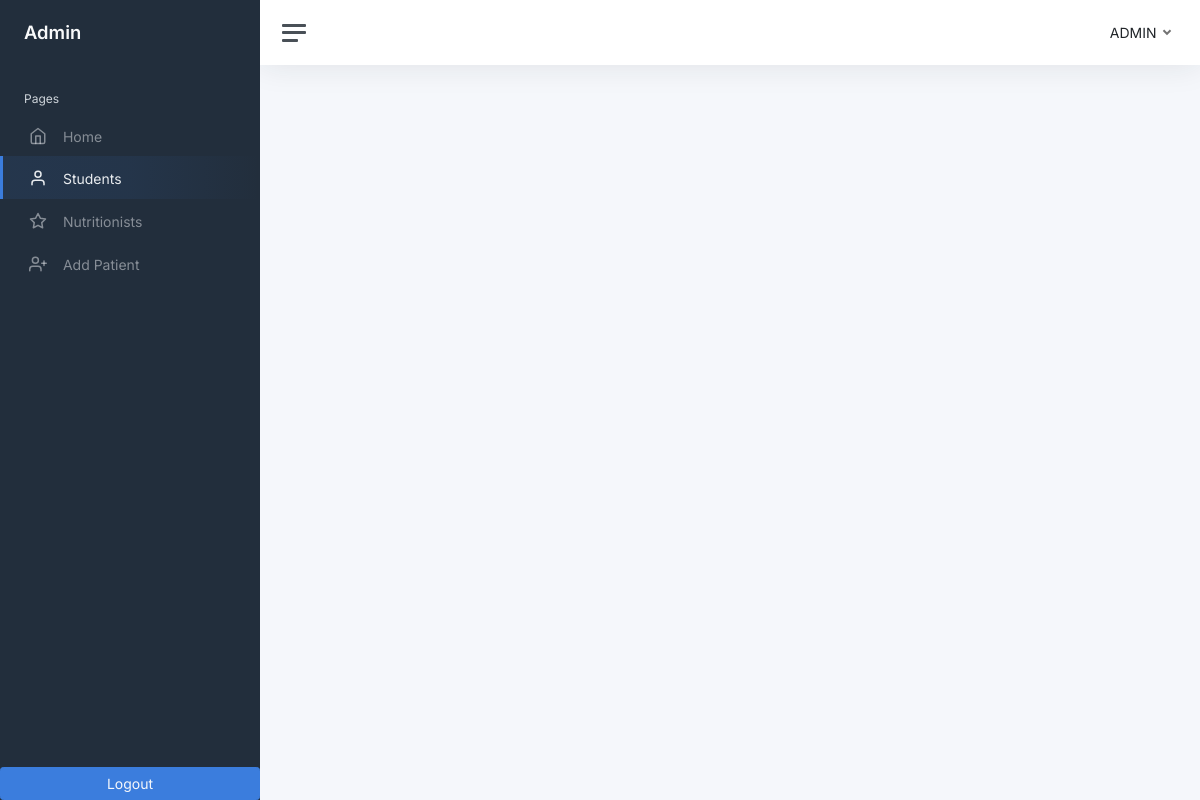
The app's page /edit-guardian-details.php?student_id=129837 (signed in), older data.
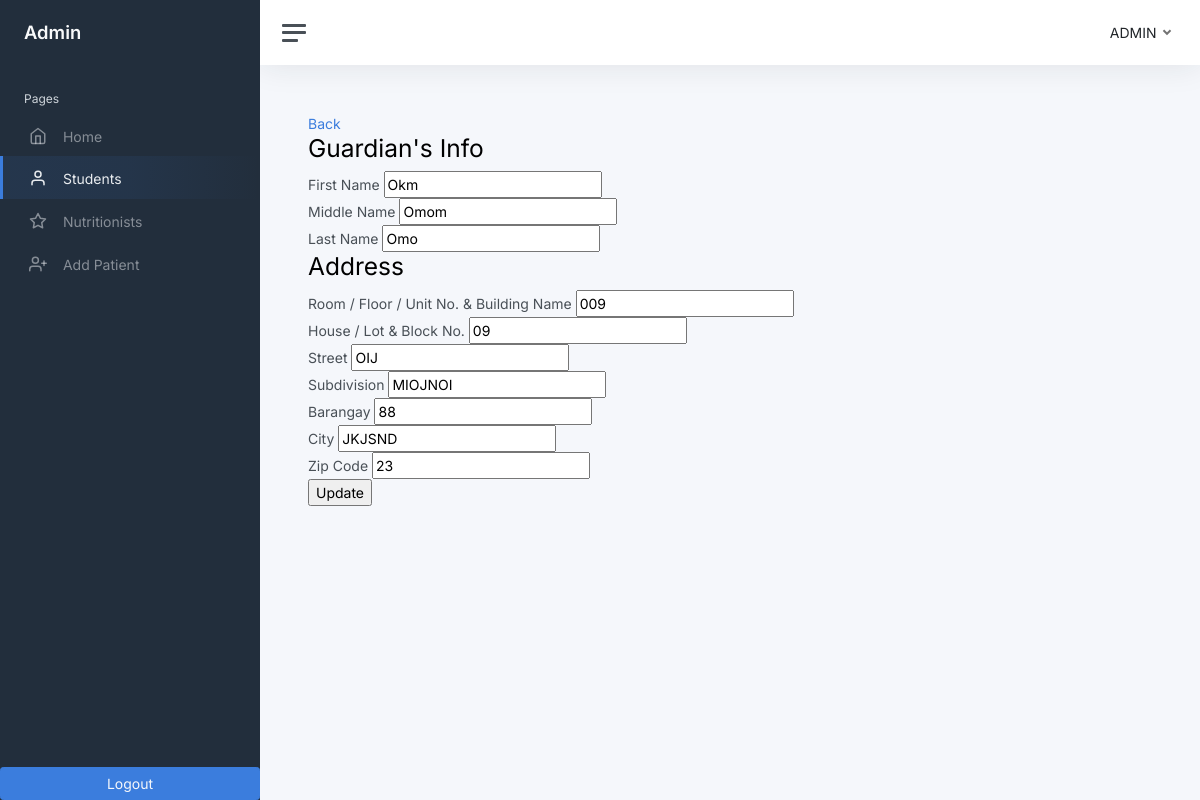
The same page, newer data.
### tables this page shows
CREATE TABLE `users` (
  `id` int(11) NOT NULL,
  `user_id` varchar(250) NOT NULL,
  `email` varchar(50) NOT NULL,
  `password` varchar(50) NOT NULL,
  `first_name` varchar(50) NOT NULL,
  `middle_name` varchar(50) NOT NULL,
  `last_name` varchar(50) NOT NULL,
  `contact_number` varchar(50) NOT NULL,
  `room` varchar(50) NOT NULL,
  `house` varchar(50) NOT NULL,
  `street` varchar(50) NOT NULL,
  `subdivision` varchar(50) NOT NULL,
  `barangay` varchar(50) NOT NULL,
  `city` varchar(50) NOT NULL,
  `zip` varchar(50) NOT NULL,
  `address` varchar(255) NOT NULL,
  `gender` varchar(11) NOT NULL,
  `user_type` int(11) NOT NULL,
  `image` blob NOT NULL,
  `student_id` varchar(255) NOT NULL,
  `date_time_created` datetime NOT NULL,
  `date_time_updated` datetime NOT NULL
);

### edit-guardian-details.php (the view, shortened to what the changed rows need)
<?php
include('connection.php');
?>
<!DOCTYPE html>
<html lang="en">
<head>
    <link href="admin-template/css/app.css" rel="stylesheet">
	<link rel="./stylesheet" href="./styles/bootstrap/css/bootstrap.css">
</head>
<body>
    <div class="wrapper">
		<div class="main">
			<main class="content">
				<div class="container-fluid p-0">
                <?php
                    if(isset($_GET['student_id'])){
                        ?>
                        <?php
                        $student_id = $_GET['student_id'];
                        $query = "SELECT students.student_id AS student_student_id, students.first_name AS student_first_name, students.last_name AS student_last_name ,students.middle_name AS student_middle_name, students.date_of_birth AS student_date_of_birth, students.gender AS student_gender ,students.room AS student_room,students.house AS student_house,students.street AS student_street,students.subdivision AS student_subdivison,students.barangay AS student_barangay,students.city AS student_city,students.zip AS student_zip,students.grade AS student_grade,students.section AS student_section,students.date_time_created AS student_date_time_created,users.first_name AS user_first_name , users.middle_name AS user_middle_name , users.last_name AS user_last_name, users.room AS user_room, users.house AS user_house , users.street AS user_street, users.subdivision AS user_subdivision, users.barangay AS user_barangay, users.city AS user_city , users.zip AS user_zip , users.image AS user_image , users.student_id AS user_student_id , users.date_time_created AS user_date_time_created, users.user_id AS user_user_id FROM students LEFT JOIN users
                        ON students.student_id = users.student_id WHERE students.student_id = '$student_id'";
                        $run = mysqli_query($conn,$query);
                        if(mysqli_num_rows($run) > 0){
                            foreach($run as $row ){
                                ?>
                                     <a href="edit-student.php?student_id=<?php echo $row ['student_student_id']?>">Back</a>
                                    <form action="edit-guardian-details.php" method="POST">
                                    <h2>Guardian's Info</h2>
                                    <label for="">First Name</label>
                                    <input type="text" name="first_name" value="<?php echo $row ['user_first_name']?>">
                                    <br>
                                    <label for="">Middle Name</label>
                                    <input type="text" name="middle_name" value="<?php echo $row ['user_middle_name']?>">
                                    <br>
                                    <label for="">Last Name</label>
                                    <input type="text" name="last_name" value="<?php echo $row ['user_last_name']?>">
                                    <br>
                                    <h2>Address</h2>
                                        <label for="">Room / Floor / Unit No. & Building Name</label>
                                        <input type="text" name="room" value="<?php echo $row ['user_room'] ?>">
                                        <br>
                                        <label for="">House / Lot & Block No.</label>
                                        <input type="text" name="house" value="<?php echo $row ['user_house']?>">
                                        <br>
                                        <label for="">Street</label>
                                        <input type="text" name="street" value="<?php echo $row ['user_street']?>">
                                        <br>
                                        <label for="">Subdivision</label>
                                        <input type="text" name="subdivision" value="<?php echo $row ['user_subdivision']?>">
                                        <br>
                                        <label for="">Barangay</label>
                                        <input type="text" name="barangay" value="<?php echo $row ['user_barangay']?>">
                                        <br>
                                        <label for="">City</label>
                                        <input type="text" name="city" value="<?php echo $row ['user_city']?>">
                                        <br>
                                        <label for="">Zip Code</label>
                                        <input type="number" name="zip_code" value="<?php echo $row ['user_zip']?>">
                                        <br>
                                        <input type="submit" name="update" value="Update" id="">
                                        <br>
                                        </form>
                                <?php
                            }
                        }
                    }
                    ?>
				</div>
			</main>
		</div>
	</div>
</body>
</html>

Row changes from the older to the newer data that the page shows:
added users: first_name "Okm", middle_name "Omom", last_name "Omo", room "009", house "09", street "OIJ", subdivision "MIOJNOI", barangay "88", city "JKJSND", zip_code "23"
